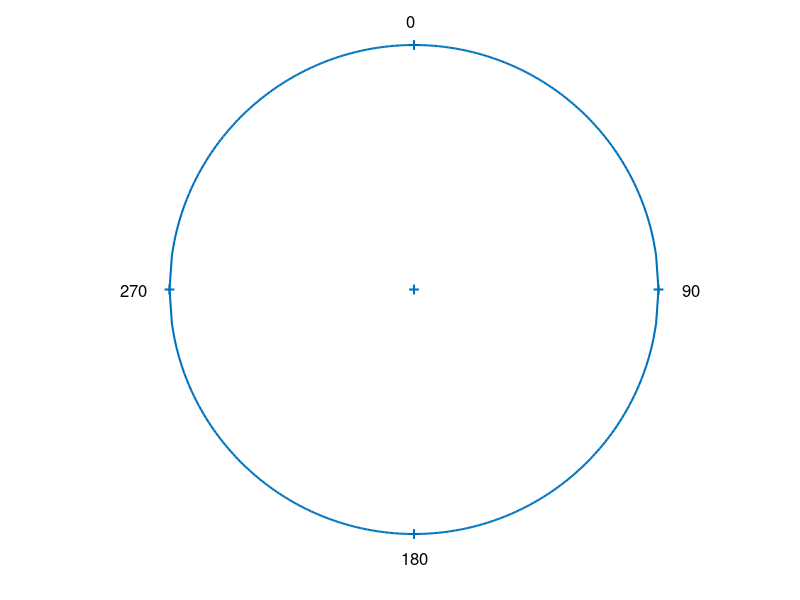

This figure's MATLAB source:
function [] = plotaxis()

% simple script to plot stereonet

X=-1:.01:1;
Y1=sqrt(1-(X.^2));
Y2=-sqrt(1-(X.^2));
X2 = [X flip(X)]; Y = [ Y1 flip(Y2)];
ax_mark=[0 0; 0 1; 0 -1 ; -1 0; 1 0];
c=[0 0.4470 0.7410];
plot(X2,Y,'Color',c,'LineWidth',1.5);
%plot(X,Y1,X,Y2,'b','LineWidth',1.5);
hold on
scatter(ax_mark(:,1),ax_mark(:,2),50,'+k','LineWidth',1.5);
hold on
% plot annotation
xt = [-0.03 -0.05  1.1 -1.2 ];
yt = [1.1 -1.1 0  0];
str = {'0','180','90','270'};
text(xt,yt,str,'FontSize',12);
axis equal
axis off
box on
set(gca,'XTick',[], 'YTick', [])
hold on